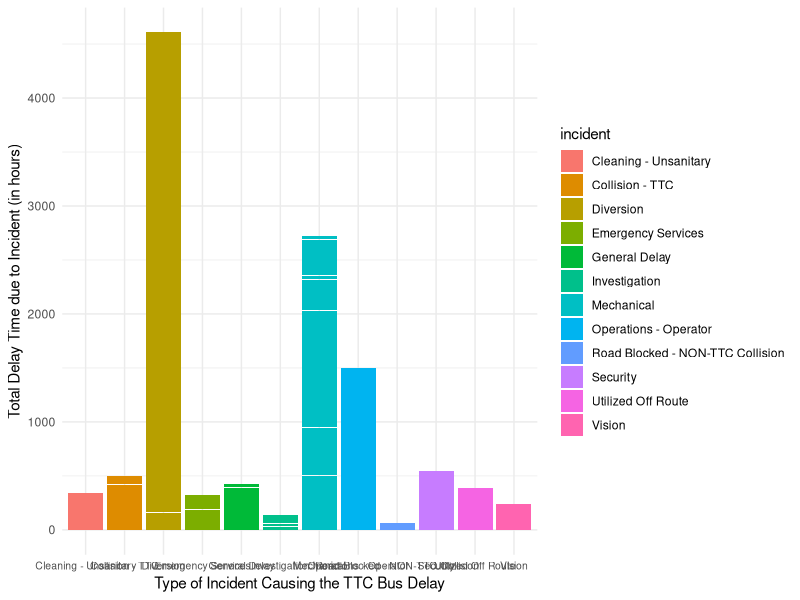

The R script that drew this image:
## ---- chunk 1
#| include: false
#| warning: false
#| message: false

library(tidyverse)
## ---- chunk 2
#| label: fig-ttc-table
#| fig-cap: Total number of incidents in each category
#| echo: false
#| message: false
#| warning: false


# Load the knitr package
library(knitr)

# Read data
analysis_data <- read_csv("../data/analysis_data/TTC_analysis_data.csv")

# Count the number of TTC incidents
incident_count <- analysis_data |>
  count(incident)

# Display the table
kable(incident_count, align = "c", col.names = c("Incident Type", "Number of Incidents"))
## ---- chunk 3
#| label: fig-ttc-graph
#| fig-cap: Total Delay Time for TTC Buses by Incident Type (2024 Year−to−Date)
#| echo: false
#| fig-width: 22
#| fig-height: 6

library(tidyverse)
library(ggplot2)

# Create the graph
graph <- analysis_data |>
  ggplot(aes(x = incident, y = min_delay/60, fill = incident)) +
  geom_col() +
  theme_minimal() + 
  labs(x = "Type of Incident Causing the TTC Bus Delay", y = "Total Delay Time due to Incident (in hours)") +
  theme(
    axis.text.x = element_text(size = 7.5))

print(graph)
